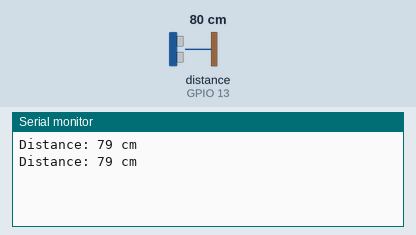
The sketch below on a simulated ESP8266 (NodeMCU). Parts: the last lines printed to the serial monitor. Wiring (inferred from the names in the program): ultrasonic range finder: trigger GPIO 12; echo GPIO 13. The test bench sets the inputs (shaded band); at power-on: distance to the obstacle (sensor on GPIO 13) 80 cm. The echo pulse lasts 58.3 µs per cm.

Above: at 2.2 s.
2.3 s: distance to the obstacle (sensor on GPIO 13) set to 2 cm
At 3.5 s:
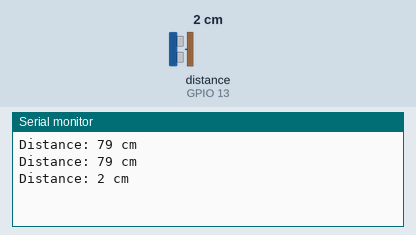
3.8 s: distance to the obstacle (sensor on GPIO 13) set to 4 cm
At 4.8 s:
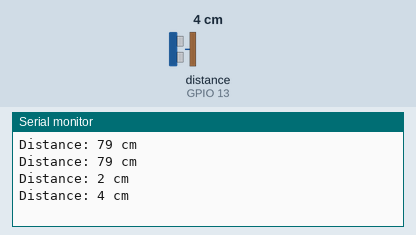
Timing chart, 0 to 6.8 s (numbered marks = the images above; inputs shaded):
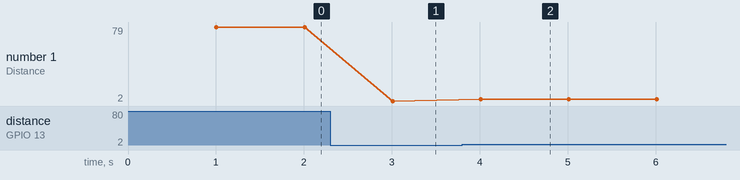

Measured:
- after the input at 2.3 s, the serial monitor: prints a new line after 0.71 s (image 1)
- after the input at 3.8 s, the serial monitor: prints a new line after 0.21 s (image 2)
- plotted number 1: 79 → 2 after the input at 2.3 s, 2 → 4 after the input at 3.8 s

The sketch:

HC-SR04.ino
```cpp
#include <ESP8266WiFi.h>

// 定义 HC-SR04 的引脚
#define TRIG_PIN 12   // 触发引脚 D6
#define ECHO_PIN 13   // 回声引脚 D7

void setup() {
  // 初始化串口通信
  Serial.begin(115200);

  // 设置引脚模式
  pinMode(TRIG_PIN, OUTPUT);
  pinMode(ECHO_PIN, INPUT);

  // 确保 TRIG_PIN 初始为低电平
  digitalWrite(TRIG_PIN, LOW);

  // 等待稳定
  delay(1000);
}

void loop() {
  // 发送触发信号
  digitalWrite(TRIG_PIN, LOW);
  delayMicroseconds(2);  // 等待 2 微秒
  digitalWrite(TRIG_PIN, HIGH);
  delayMicroseconds(10); // 发送 10 微秒的脉冲
  digitalWrite(TRIG_PIN, LOW);

  // 读取回声信号
  long duration = pulseIn(ECHO_PIN, HIGH); // 返回的是回声信号持续时间，单位：微秒

  // 计算距离，速度假定为 343 m/s (20°C)
  // 公式：distance = (duration * speed_of_sound) / 2
  // 其中，duration 是脉冲往返的时间，speed_of_sound = 34300 cm/s
  long distance = (duration * 0.0343) / 2;

  // 输出距离到串口
  Serial.print("Distance: ");
  Serial.print(distance);
  Serial.println(" cm");

  // 每秒读取一次
  delay(1000);
}
```
